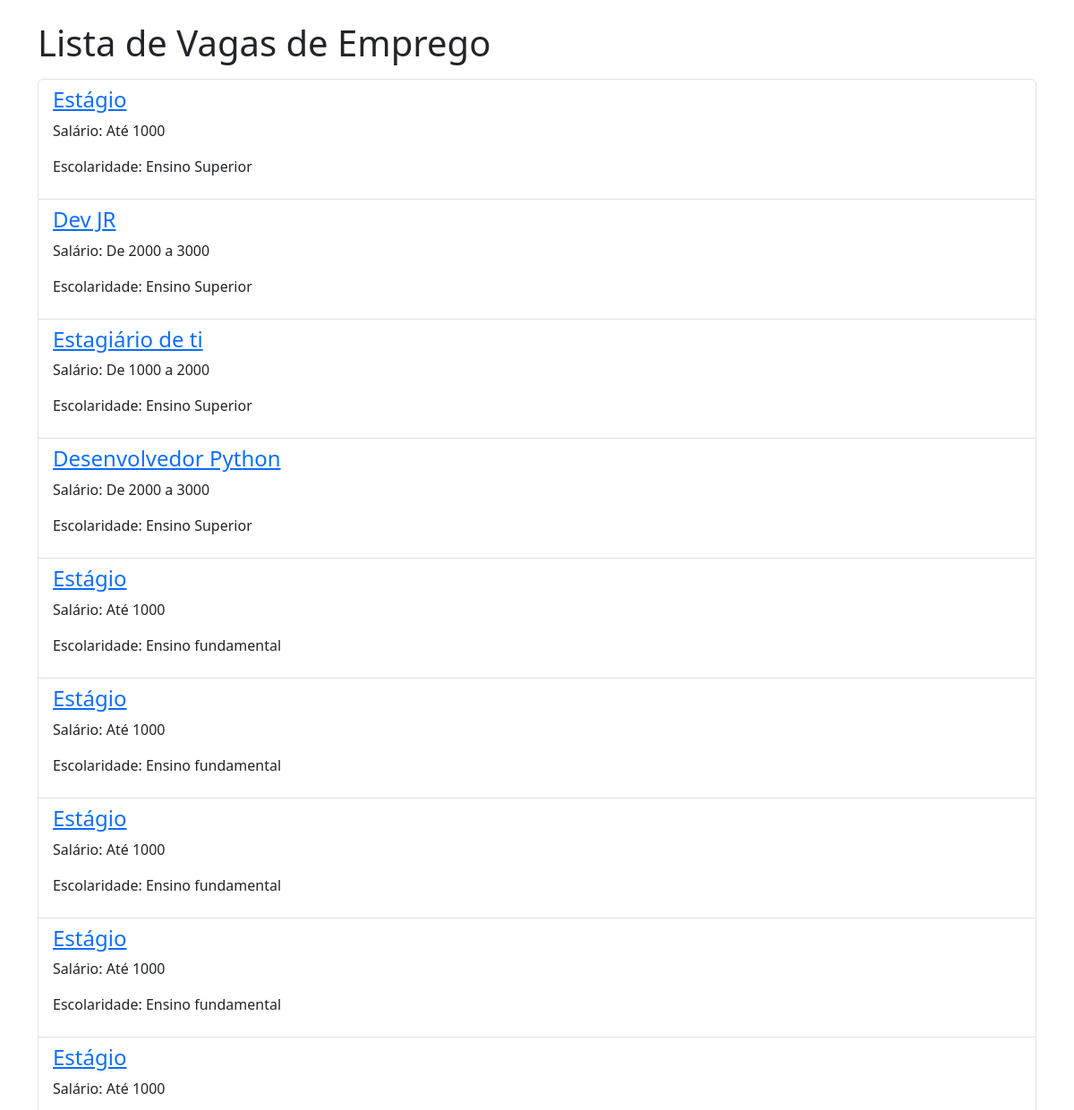
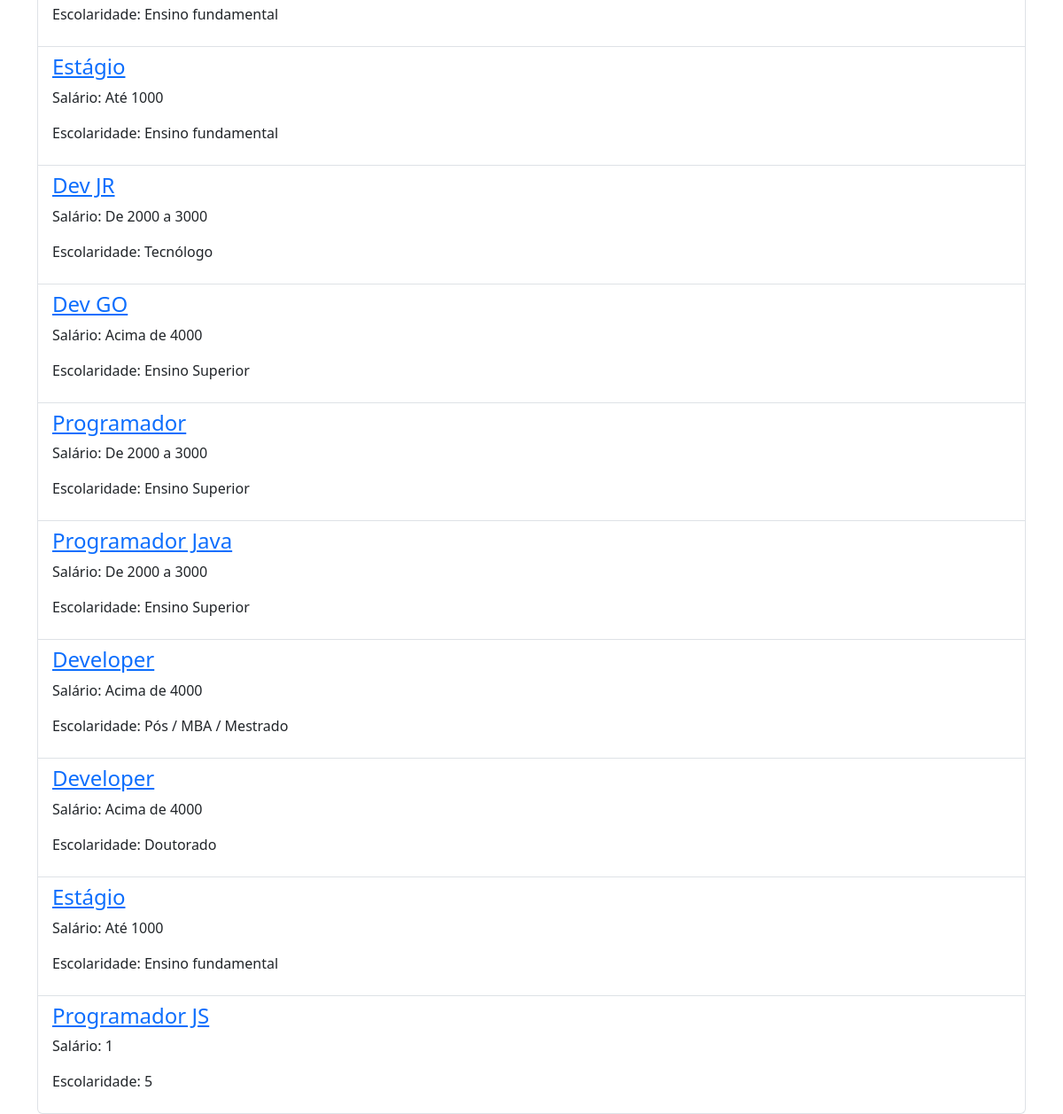
The app's page /auth/vagas/ with its own data (2 pictures, top to bottom).
### empresas/models.py (models this page shows)
class Vagas(models.Model):
    empresa = models.CharField(max_length=100)
    titulo = models.CharField(max_length=150)
    salario = models.CharField(max_length=50)
    escolaridade = models.CharField(max_length=50)

### app_vagas/views.py (the view)
# urls.py: path("vagas/", views.vagas_home, name="vagas_home"),
def vagas_home(request):
    vagas = Vagas.objects.all()
    return render(request, "vagas_home.html", {"vagas": vagas})

### app_vagas/templates/vagas_home.html (shortened to what this page needs)
<!DOCTYPE html>
<html lang="en">
<head>
    <link href="https://cdn.jsdelivr.net/npm/bootstrap@5.3.0/dist/css/bootstrap.min.css" rel="stylesheet">
</head>
<body>
    <div class="container mt-4">
        <h1 class="mb-3">Lista de Vagas de Emprego</h1>
        <ul class="list-group">
            {% for vaga in vagas %}
                <li class="list-group-item">
                    <a href="{{vaga.id}}"><h4>{{ vaga.titulo }}</h4></a>
                    <p>Salário: {{ vaga.salario }}</p>
                    <p>Escolaridade: {{ vaga.escolaridade }}</p>
                </li>
            {% endfor %}
        </ul>
    </div>
</body>
</html>

### records on screen
Vagas: titulo "Estágio", salario "Até 1000", escolaridade "Ensino Superior"
Vagas: titulo "Dev JR", salario "De 2000 a 3000", escolaridade "Ensino Superior"
Vagas: titulo "Estagiário de ti", salario "De 1000 a 2000", escolaridade "Ensino Superior"
Vagas: titulo "Desenvolvedor Python", salario "De 2000 a 3000", escolaridade "Ensino Superior"
Vagas: titulo "Estágio", salario "Até 1000", escolaridade "Ensino fundamental"
Vagas: titulo "Estágio", salario "Até 1000", escolaridade "Ensino fundamental"
Vagas: titulo "Estágio", salario "Até 1000", escolaridade "Ensino fundamental"
Vagas: titulo "Estágio", salario "Até 1000", escolaridade "Ensino fundamental"
Vagas: titulo "Estágio", salario "Até 1000", escolaridade "Ensino fundamental"
Vagas: titulo "Estágio", salario "Até 1000", escolaridade "Ensino fundamental"
Vagas: titulo "Dev JR", salario "De 2000 a 3000", escolaridade "Tecnólogo"
Vagas: titulo "Dev GO", salario "Acima de 4000", escolaridade "Ensino Superior"
Vagas: titulo "Programador", salario "De 2000 a 3000", escolaridade "Ensino Superior"
Vagas: titulo "Programador Java", salario "De 2000 a 3000", escolaridade "Ensino Superior"
Vagas: titulo "Developer", salario "Acima de 4000", escolaridade "Pós / MBA / Mestrado"
Vagas: titulo "Developer", salario "Acima de 4000", escolaridade "Doutorado"
Vagas: titulo "Estágio", salario "Até 1000", escolaridade "Ensino fundamental"
Vagas: titulo "Programador JS", salario "1", escolaridade "5"
